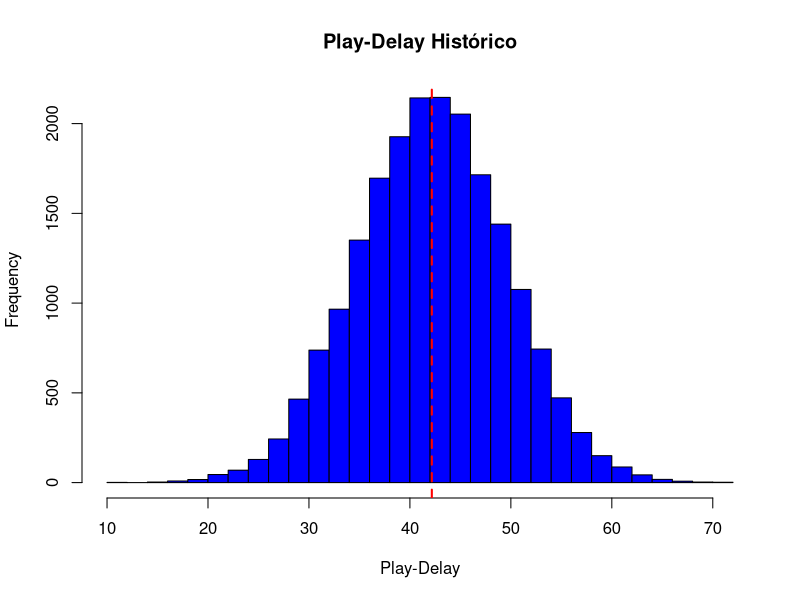

Here is the R script that generated this plot:
## ---- chunk 1

historical_data <- read.csv("datos_historicos.csv")

mean_historical <- mean(historical_data$play.delay)
variance_historical <- var(historical_data$play.delay)

mean_historical
variance_historical

hist(historical_data$play.delay, 
     breaks = 30, 
     main = "Play-Delay Histórico", 
     xlab = "Play-Delay", 
     col = "blue", 
     border = "black")

abline(v = mean_historical, col = "red", lwd = 2, lty = 2)
## ---- chunk 2

new_data <- read.csv("datos_nuevos.csv")

mean_new <- mean(new_data$play.delay)

mean_new
## ---- chunk 3
# Parámetros
mu_0 <- mean_historical 
sigma_0 <- sqrt(variance_historical) 
n <- 200 

# Estadístico Z
Z <- (mean_new - mu_0) / (sigma_0 / sqrt(n))

Z
## ---- chunk 4
# Valor crítico para alpha = 0.05
Z_critico <- qnorm(0.95)

# Comparar Z con el valor crítico
if (Z > Z_critico) {
  decision <- "Rechazamos H0: La actualización aumenta el play-delay."
} else {
  decision <- "No rechazamos H0: No hay evidencia suficiente de que la actualización aumente el play-delay."
}

decision
## ---- chunk 5
# Calcular valores críticos para diferentes alphas
Z_critico_01 <- qnorm(0.99)  # para alpha = 0.01
Z_critico_10 <- qnorm(0.90)  # para alpha = 0.1

# Comparar Z con los valores críticos
if (Z > Z_critico_01) {
  decision_01 <- "Rechazamos H0 para alpha = 0.01"
} else {
  decision_01 <- "No rechazamos H0 para alpha = 0.01"
}

if (Z > Z_critico_10) {
  decision_10 <- "Rechazamos H0 para alpha = 0.1"
} else {
  decision_10 <- "No rechazamos H0 para alpha = 0.1"
}

decision_01
decision_10
## ---- chunk 6
# Definir los diferentes valores de alpha
alphas <- seq(0.01, 0.10, by = 0.01)

# Crear un dataframe para almacenar los resultados
resultados_alpha <- data.frame(alpha = alphas, Z_critico = NA, decision = NA)

# Evaluar el test para cada alpha
for (i in 1:length(alphas)) {
  Z_critico_alpha <- qnorm(1 - alphas[i])
  decision_alpha <- ifelse(Z > Z_critico_alpha, "Rechazamos H0", "No rechazamos H0")
  
  # Almacenar los resultados
  resultados_alpha$Z_critico[i] <- Z_critico_alpha
  resultados_alpha$decision[i] <- decision_alpha
}

# Mostrar los resultados
resultados_alpha
## ---- chunk 7
p_valor <- 1 - pnorm(Z)

p_valor
## ---- chunk 8
# Parámetros
n <- 200
mu_0 <- mean_historical
sigma_0 <- sqrt(variance_historical)

# Simular una muestra
set.seed(123)
muestra_simulada <- rnorm(n, mean = mu_0, sd = sigma_0)

# Calcular el estadístico Z
media_simulada <- mean(muestra_simulada)
Z_simulado <- (media_simulada - mu_0) / (sigma_0 / sqrt(n))

# Valor crítico y decisión
Z_critico <- qnorm(0.95)
if (Z_simulado > Z_critico) {
  decision_simulada <- "Rechazamos H0"
} else {
  decision_simulada <- "No rechazamos H0"
}

# Mostrar el estadístico Z y la decisión
Z_simulado
decision_simulada
## ---- chunk 9
# Parámetros
R <- 10000
rechazos_H0 <- 0

# Simulación de R muestras
set.seed(123)
for (i in 1:R) {
  muestra <- rnorm(n, mean = mu_0, sd = sigma_0)
  media_muestra <- mean(muestra)
  Z_muestra <- (media_muestra - mu_0) / (sigma_0 / sqrt(n))
  
  if (Z_muestra > Z_critico) {
    rechazos_H0 <- rechazos_H0 + 1
  }
}

# Calcular el porcentaje de rechazos
porcentaje_rechazos <- (rechazos_H0 / R) * 100
porcentaje_rechazos
